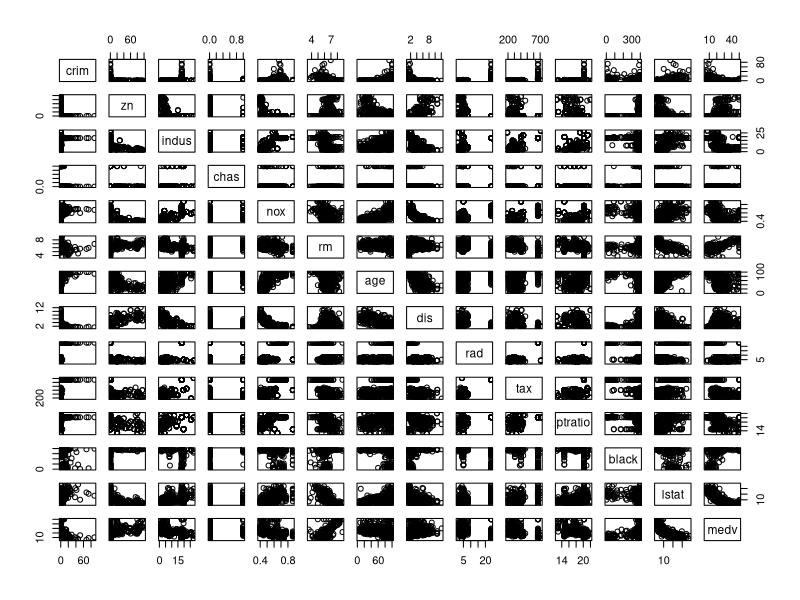
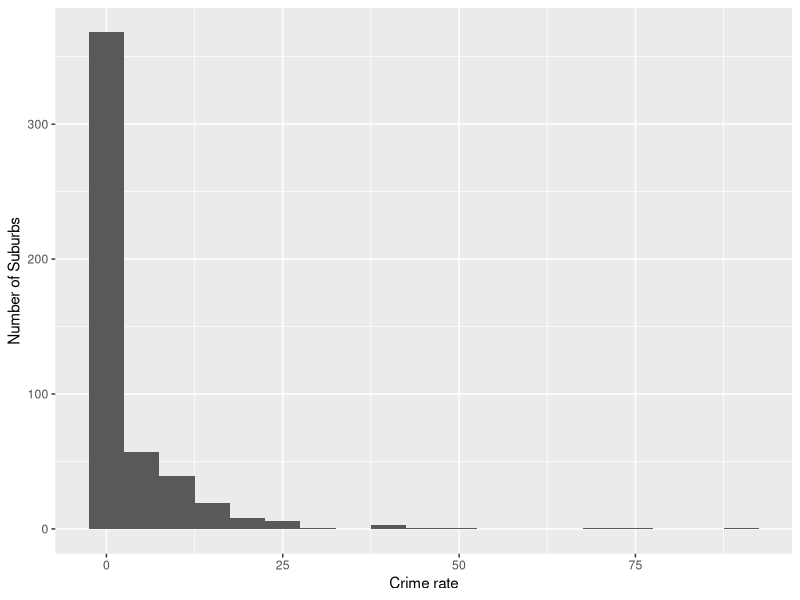
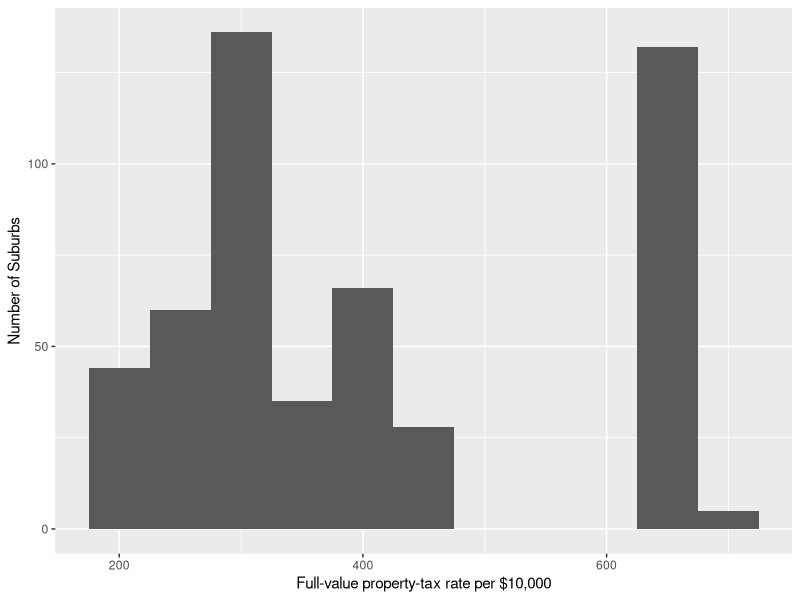
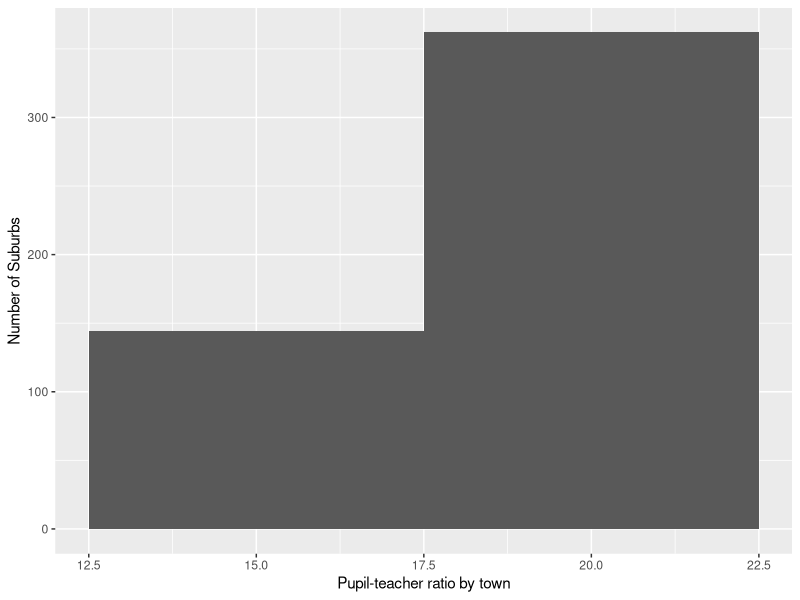

Generate these figures, in order, with R:
library(MASS)
head(Boston)

dim(Boston)

str(Boston)

Boston$chas <- as.numeric(Boston$chas)
Boston$rad <- as.numeric(Boston$rad)
pairs(Boston)

#bestpredictor(Boston$crim)
summary(Boston$crim)
summary(Boston$ptratio)
install.packages("tidyverse")
library(ggplot2)
qplot(Boston$crim, binwidth=5 , xlab = "Crime rate", ylab="Number of Suburbs" )
qplot(Boston$tax, binwidth=50 , xlab = "Full-value property-tax rate per $10,000", ylab="Number of Suburbs")
qplot(Boston$ptratio, binwidth=5, xlab ="Pupil-teacher ratio by town", ylab="Number of Suburbs")
selection <- subset( Boston, crim > 10)
nrow(selection)/ nrow(Boston)
selection <- subset( Boston, crim > 50)
nrow(selection)/ nrow(Boston)
selection <- subset( Boston, tax< 600)
nrow(selection)/ nrow(Boston)
selection <- subset( Boston, tax> 600) 
nrow(selection)/ nrow(Boston)

nrow(subset(Boston, chas ==1)) 

summary(Boston$ptratio)

selection <- Boston[order(Boston$medv),]
selection[1,]

rm_over_7 <- subset(Boston, rm>7)
nrow(rm_over_7)  

rm("rm_over_7")
rm_over_8 <- subset(Boston, rm>8)
nrow(rm_over_8)  
summary(rm_over_8)